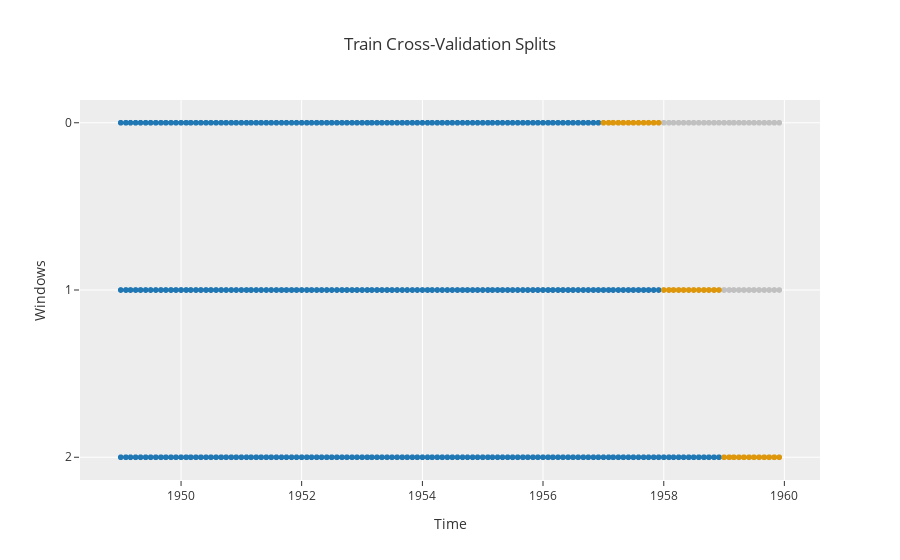

The notebook cell this image was saved under:
### Code cell
# Cross Validation plot
plot_model(plot = 'cv', fig_kwargs={'hoverinfo':'none'})
